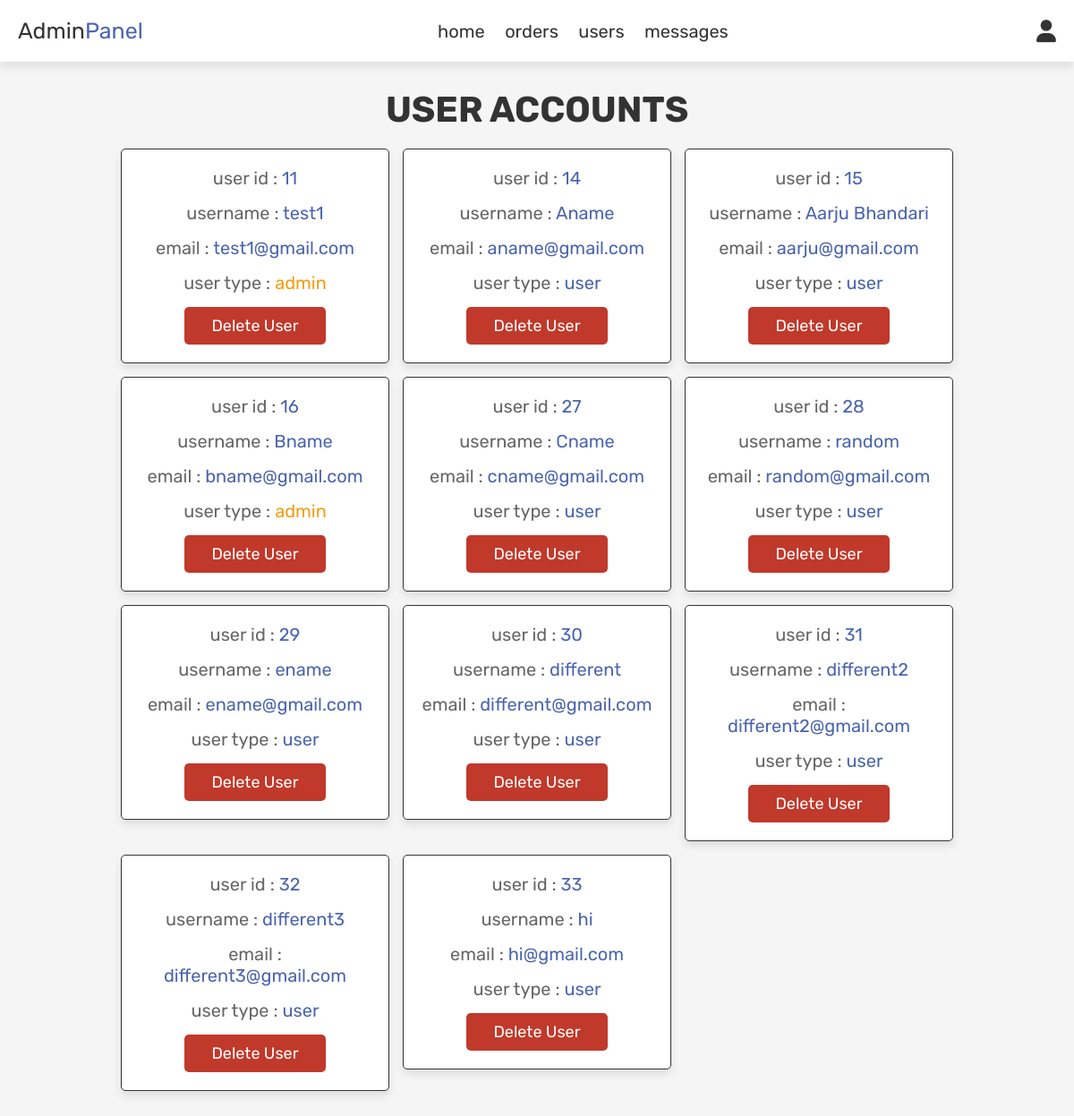
The page /admin_users.php (signed in) on the database its author committed.
### tables this page shows
CREATE TABLE `user` (
  `name` varchar(255) NOT NULL,
  `email` varchar(255) NOT NULL,
  `password` varchar(255) NOT NULL,
  `id` int(255) NOT NULL,
  `user_type` varchar(255) NOT NULL
);

### admin_users.php (the view, shortened to what this page needs)
<?php
include 'config.php';
?>
<!DOCTYPE html>
<html lang="en">
<head>
   <link rel="stylesheet" href="https://cdnjs.cloudflare.com/ajax/libs/font-awesome/6.0.0/css/all.min.css">
   <link rel="stylesheet" href="css/admin_style.css">
</head>
<body>
<?php include 'admin_header.php'; ?>
<section class="users">
   <h1 class="title"> user accounts </h1>
   <div class="box-container">
      <?php
         $select_users = mysqli_query($conn, "SELECT * FROM `user`") or die('query failed');
         while($fetch_users = mysqli_fetch_assoc($select_users)){
      ?>
      <div class="box">
         <p> user id : <span><?php echo $fetch_users['id']; ?></span> </p>
         <p> username : <span><?php echo $fetch_users['name']; ?></span> </p>
         <p> email : <span><?php echo $fetch_users['email']; ?></span> </p>
         <p> user type : <span style="color:<?php if($fetch_users['user_type'] == 'admin'){ echo 'var(--orange)'; } ?>"><?php echo $fetch_users['user_type']; ?></span> </p>
         <a href="admin_users.php?delete=<?php echo $fetch_users['id']; ?>" onclick="return confirm('delete this user?');" class="delete-btn">delete user</a>
      </div>
      <?php
         };
      ?>
   </div>
</section>
</body>
</html>

### admin_header.php (shortened to what this page needs)
<header class="header">
   <div class="flex">
      <a href="admin_page.php" class="logo">Admin<span>Panel</span></a>
      <nav class="navbar">
         <a href="admin_page.php">home</a>
         <a href="admin_orders.php">orders</a>
         <a href="admin_users.php">users</a>
         <a href="admin_contacts.php">messages</a>
      </nav>
      <div class="icons">
         <div id="user-btn" class="fas fa-user"></div>
      </div>
   </div>
</header>

### css/admin_style.css (style rules this page uses)
:root { --purple:#4b65ad; --red:#c0392b; --orange:#f39c12; --black:#333; --white:#fff; --light-color:#666; --light-white:#ccc; --light-bg:#f5f5f5; --border:.1rem solid var(--black); --box-shadow:0 .5rem 1rem rgba(0,0,0,.1); }
* { font-family: 'Rubik', sans-serif; margin:0; padding:0; box-sizing: border-box; outline: none; border:none; text-decoration: none; transition:all .2s linear; }
html { font-size: 62.5%; overflow-x: hidden; }
body { background-color: var(--light-bg); }
section { padding:3rem 2rem; }
.title { text-align: center; margin-bottom: 2rem; text-transform: uppercase; color:var(--black); font-size: 4rem; }
.btn, .option-btn, .delete-btn, .white-btn { display: inline-block; margin-top: 1rem; padding:1rem 3rem; cursor: pointer; color:var(--white); font-size: 1.8rem; border-radius: .5rem; text-transform: capitalize; }
.delete-btn { background-color: var(--red); }
.header { position: sticky; top:0; left:0; right:0; z-index: 1000; background-color: var(--white); box-shadow: var(--box-shadow); }
.header .flex { display: flex; align-items: center; padding:2rem; justify-content: space-between; position: relative; max-width: 1200px; margin:0 auto; }
.header .flex .logo { font-size: 2.5rem; color:var(--black); }
.header .flex .logo span { color:var(--purple); }
.header .flex .navbar a { margin:0 1rem; font-size: 2rem; color:var(--black); }
.header .flex .icons div { margin-left: 1.5rem; font-size: 2.5rem; cursor: pointer; color:var(--black); }
.users .box-container { display: grid; grid-template-columns: repeat(auto-fit, 30rem); justify-content: center; gap:1.5rem; max-width: 1200px; margin:0 auto; align-items: flex-start; }
.users .box-container .box { background-color: var(--white); padding:2rem; border:var(--border); box-shadow: var(--box-shadow); border-radius: .5rem; text-align: center; }
.users .box-container .box p { padding-bottom: 1.5rem; font-size: 2rem; color:var(--light-color); }
.users .box-container .box p span { color:var(--purple); }
.users .box-container .box .delete-btn { margin-top: 0; }

### rows shown on the page
user: id "11", name "test1", email "test1@gmail.com", user_type "admin"
user: id "14", name "Aname", email "aname@gmail.com", user_type "user"
user: id "15", name "Aarju Bhandari", email "aarju@gmail.com", user_type "user"
user: id "16", name "Bname", email "bname@gmail.com", user_type "admin"
user: id "27", name "Cname", email "cname@gmail.com", user_type "user"
user: id "28", name "random", email "random@gmail.com", user_type "user"
user: id "29", name "ename", email "ename@gmail.com", user_type "user"
user: id "30", name "different", email "different@gmail.com", user_type "user"
user: id "31", name "different2", email "different2@gmail.com", user_type "user"
user: id "32", name "different3", email "different3@gmail.com", user_type "user"
user: id "33", name "hi", email "hi@gmail.com", user_type "user"
